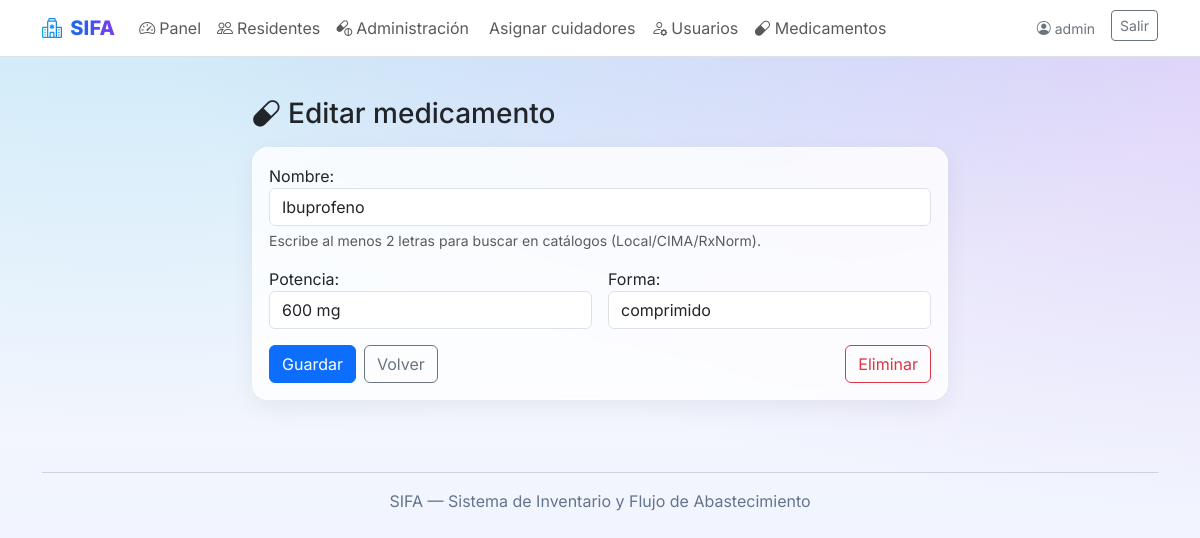
/medicamentos/2/editar/ (signed in), run on the app's committed database.
### landing/models.py (models this page shows, shortened)
class Producto(models.Model):
    nombre = models.CharField(max_length=160)
    potencia = models.CharField(max_length=60, blank=True)  # ej: 500 mg
    forma = models.CharField(max_length=40, blank=True)     # tableta, jarabe, etc.

### landing/views.py (the view)
# urls.py: path("medicamentos/<int:producto_id>/editar/", views.medicamento_edit, name="medicamento_edit"),
@login_required
@admin_required
def medicamento_edit(request, producto_id):
    p = get_object_or_404(Producto, pk=producto_id)
    if request.method == "POST":
        form = ProductoForm(request.POST, instance=p)
        if form.is_valid():
            form.save()
            messages.success(request, f"Medicamento '{p.nombre}' actualizado.")
            return redirect("medicamentos_list")
    else:
        form = ProductoForm(instance=p)
    return render(request, "medicamentos/medicamento_form.html", {
        "form": form,
        "title": f"Editar medicamento",
        "obj": p,
    })

### landing/forms.py (shortened to what this page needs)
class ProductoForm(forms.ModelForm):
    class Meta:
        model = Producto
        fields = ["nombre", "potencia", "forma"]
        widgets = {
            "nombre": forms.TextInput(attrs={"class": "form-control", "placeholder": "Paracetamol"}),
            "potencia": forms.TextInput(attrs={"class": "form-control", "placeholder": "500 mg"}),
            "forma": forms.TextInput(attrs={"class": "form-control", "placeholder": "Tabletas"}),
        }

### landing/roles.py (called while the page is built)
def is_admin(user):
    return user.is_authenticated and (user.is_superuser or user.groups.filter(name=ADMIN_GROUP).exists())

def _require_role(test_func):
    def decorator(view_func):
        @wraps(view_func)
        def _wrapped(request, *args, **kwargs):
            u = request.user
            if not u.is_authenticated:
                return redirect_to_login(request.get_full_path(), login_url='login')
            if test_func(u):
                return view_func(request, *args, **kwargs)
            raise PermissionDenied
        return _wrapped
    return decorator

### landing/templatetags/roles_tags.py (called while the page is built)
@register.filter(name='is_admin')
def is_admin_filter(user):
    return _is_admin(user)

### landing/templates/medicamentos/medicamento_form.html (shortened to what this page needs)
{% extends 'base.html' %}
{% load static %}
{% block content %}
<div class="container py-4" style="max-width: 720px;">
  <h3 class="mb-3">
    <i class="bi bi-capsule me-2"></i>{{ title }}
  </h3>
  <div class="glass-card p-3">
    <form method="post" novalidate>
      <div class="row g-3">
        <div class="col-12 position-relative">
          {{ form.nombre.label_tag }}
          {{ form.nombre }}
          <div class="form-text">Escribe al menos 2 letras para buscar en catálogos (Local/CIMA/RxNorm).</div>
        </div>
        <div class="col-md-6">
          {{ form.potencia.label_tag }}
          {{ form.potencia }}
        </div>
        <div class="col-md-6">
          {{ form.forma.label_tag }}
          {{ form.forma }}
        </div>
      </div>
      <div class="mt-3 d-flex gap-2">
        <button class="btn btn-primary">Guardar</button>
        <a class="btn btn-outline-secondary" href="{% url 'medicamentos_list' %}">Volver</a>
        {% if obj %}
          <a class="btn btn-outline-danger ms-auto" href="{% url 'medicamento_delete' obj.id %}">Eliminar</a>
        {% endif %}
      </div>
    </form>
  </div>
</div>
{% endblock %}

### landing/templates/base.html (shortened to what this page needs)
<!doctype html>
<html lang="es" data-bs-theme="light">
<head>
  {% load static roles_tags %}
  <link href="https://cdn.jsdelivr.net/npm/bootstrap@5.3.3/dist/css/bootstrap.min.css" rel="stylesheet">
  <link href="https://cdn.jsdelivr.net/npm/bootstrap-icons@1.11.3/font/bootstrap-icons.css" rel="stylesheet">
  <link href="{% static 'landing/sifa.css' %}" rel="stylesheet">
</head>
<body>
<nav class="navbar navbar-expand-lg bg-white border-bottom sticky-top">
  <div class="container">
    <a class="navbar-brand nav-brand" href="{% url 'home_public' %}">
      <i class="bi bi-hospital me-2"></i>SIFA
    </a>
    <div id="topnav" class="collapse navbar-collapse">
      <ul class="navbar-nav me-auto mb-2 mb-lg-0">
        {% if user.is_authenticated %}
          {% if user|is_admin or user|is_cuidadora or user|is_tens %}
            <li class="nav-item">
              <a class="nav-link" href="{% url 'dashboard' %}">
                <i class="bi bi-speedometer2 me-1"></i>Panel
              </a>
            </li>
          {% endif %}
          {% if user|is_admin or user|is_tens %}
            <li class="nav-item">
              <a class="nav-link" href="{% url 'residente_list' %}">
                <i class="bi bi-people me-1"></i>Residentes
              </a>
            </li>
          {% endif %}
          {% if user|is_admin or user|is_cuidadora or user|is_tens %}
            <li class="nav-item">
              <a class="nav-link" href="{% url 'admin_list_hoy' %}">
                <i class="bi bi-capsule-pill me-1"></i>Administración
              </a>
            </li>
          {% endif %}
          {% if user|is_admin or user|is_tens %}
            <li class="nav-item">
              <a class="nav-link" href="{% url 'asignaciones_hoy' %}">
                Asignar cuidadores
              </a>
            </li>
          {% endif %}
          {% if user|is_admin %}
            <li class="nav-item">
              <a class="nav-link" href="{% url 'user_list' %}">
                <i class="bi bi-person-gear me-1"></i>Usuarios
              </a>
            </li>
          {% endif %}
          {% if request.user.is_authenticated and request.user.is_staff %}
            <li class="nav-item">
              <a class="nav-link" href="{% url 'medicamentos_list' %}">
                <i class="bi bi-capsule"></i> Medicamentos
              </a>
            </li>
          {% endif %}
        {% else %}
          <li class="nav-item"><a class="nav-link" href="#como">Cómo funciona</a></li>
          <li class="nav-item"><a class="nav-link" href="#beneficios">Beneficios</a></li>
          <li class="nav-item"><a class="nav-link" href="#contacto">Contacto</a></li>
        {% endif %}
      </ul>
      <div class="d-flex gap-2">
        {% if user.is_authenticated %}
          <span class="navbar-text me-2 small text-secondary">
            <i class="bi bi-person-circle me-1"></i>{{ user.get_full_name|default:user.username }}
          </span>
          <form method="post" action="{% url 'logout' %}" class="d-inline">
            <button class="btn btn-outline-secondary btn-sm" type="submit">Salir</button>
          </form>
        {% else %}
          <a class="btn btn-gradient btn-sm px-3" href="{% url 'login' %}">Entrar</a>
        {% endif %}
      </div>
    </div>
  </div>
</nav>
{% block content %}{% endblock %}
<footer class="container my-5 text-center footer-small">
  <hr>
  <div>SIFA — Sistema de Inventario y Flujo de Abastecimiento</div>
</footer>
</body>
</html>

### static/landing/sifa.css (style rules this page uses)
:root { --brand-1:#0ea5e9; --brand-2:#2563eb; --brand-3:#7c3aed; }
html,body { height:100%; }
body { font-family: Inter, system-ui, -apple-system, Segoe UI, Roboto, "Helvetica Neue", Arial, "Noto Sans", "Liberation Sans", sans-serif; background: radial-gradient(1200px 600px at 10% -20%, rgba(14,165,233,.25), rgba(14,165,233,0)), radial-gradient(1200px 600px at 110% -10%, rgba(124,58,237,.25), rgba(124,58,237,0)), linear-gradient(180deg, #f8fafc 0, #eef2ff 100%); background-attachment: fixed; }
.nav-brand { font-weight:800; letter-spacing:.2px; background: linear-gradient(90deg,var(--brand-1),var(--brand-2),var(--brand-3)); -webkit-background-clip:text; background-clip:text; color:transparent; }
.glass-card { background: rgba(255,255,255,.8); border: 1px solid rgba(255,255,255,.6); box-shadow: 0 8px 24px rgba(16,24,40,.06); backdrop-filter: blur(6px); border-radius: 16px; }
.footer-small { color:#64748b }

### data on the page
Producto: nombre "Ibuprofeno", potencia "600 mg", forma "comprimido"

### other printed values
{{ user.get_full_name|default:user.username }} "admin"
{{ title }} "Editar medicamento"
